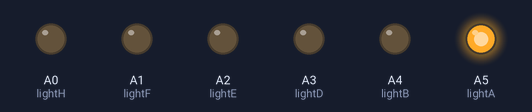
The sketch below on a simulated Arduino Uno, built with avr-gcc and run on an emulated ATmega328P. Parts: output pins drawn as LEDs (lit = HIGH).

Above: at 0.1 s.
At 8.95 s:
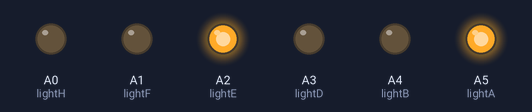
At 19.95 s:
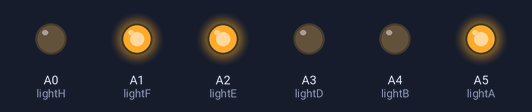
At 39.1 s:
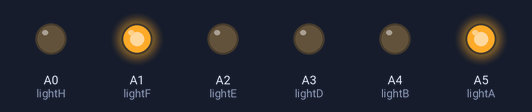
Timing chart, 0 to 40.0 s (numbered marks = the images above):
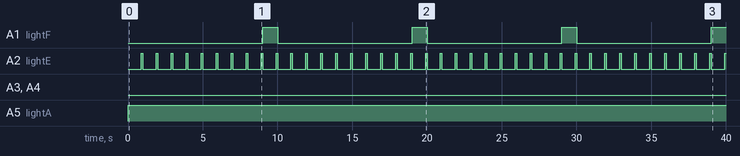

The sketch:

stimulation.ino
```cpp
// USER PARAMETERS

// row A wells
const float periodA = 100; // seconds
const float dutyCycleA = 1.0;

// row B wells
const float periodB = 100; // seconds
const float dutyCycleB = 0.1;

// row C wells dark

// row D wells
const float periodD = 100; // seconds
const float dutyCycleD = 0.01;

// row E wells
const float periodE = 1; // seconds
const float dutyCycleE = 0.1;

// row F wells
const float periodF = 10; // seconds
const float dutyCycleF = 0.1;

// row G wells dark

// row H wells
const float periodH = 200; // seconds
const float dutyCycleH = 0.1;


// SYSTEM PARAMETERS

// define pins
const int lightA = A5;
const int lightB = A4;
const int lightD = A3;
const int lightE = A2;
const int lightF = A1;
const int lightH = A0;

// on/off durations for each light
const unsigned long onDurationA = (periodA * 1000) * dutyCycleA;
const unsigned long offDurationA = (periodA * 1000) - onDurationA;

const unsigned long onDurationB = (periodB * 1000) * dutyCycleB;
const unsigned long offDurationB = (periodB * 1000) - onDurationB;

const unsigned long onDurationD = (periodD * 1000) * dutyCycleD;
const unsigned long offDurationD = (periodD * 1000) - onDurationD;

const unsigned long onDurationE = (periodE * 1000) * dutyCycleE;
const unsigned long offDurationE = (periodE * 1000) - onDurationE;

const unsigned long onDurationF = (periodF * 1000) * dutyCycleF;
const unsigned long offDurationF = (periodF * 1000) - onDurationF;

const unsigned long onDurationH = (periodH * 1000) * dutyCycleH;
const unsigned long offDurationH = (periodH * 1000) - onDurationH;

// light toggle times
unsigned long previousMillisA = 0;
unsigned long previousMillisB = 0;
unsigned long previousMillisD = 0;
unsigned long previousMillisE = 0;
unsigned long previousMillisF = 0;
unsigned long previousMillisH = 0;

// light states
bool lightStateA = false;
bool lightStateB = false;
bool lightStateD = false;
bool lightStateE = false;
bool lightStateF = false;
bool lightStateH = false;

void setup() {
  // set light pins as output
  pinMode(lightA, OUTPUT);
  pinMode(lightB, OUTPUT);
  pinMode(lightD, OUTPUT);
  pinMode(lightE, OUTPUT);
  pinMode(lightF, OUTPUT);
  pinMode(lightH, OUTPUT);

  // turn all lights off initially
  digitalWrite(lightA, LOW);
  digitalWrite(lightB, LOW);
  digitalWrite(lightD, LOW);
  digitalWrite(lightE, LOW);
  digitalWrite(lightF, LOW);
  digitalWrite(lightH, LOW);

}


void loop() {

  // light A control
  unsigned long currentMillis = millis();
  if (lightStateA && (currentMillis - previousMillisA >= onDurationA)) {
    lightStateA = false;
    digitalWrite(lightA, LOW);
    previousMillisA = currentMillis;
  } else if (!lightStateA && (currentMillis - previousMillisA >= offDurationA)) {
    lightStateA = true;
    digitalWrite(lightA, HIGH);
    previousMillisA = currentMillis;
  }

  // light B control
  currentMillis = millis();
  if (lightStateB && (currentMillis - previousMillisB >= onDurationB)) {
    lightStateB = false;
    digitalWrite(lightB, LOW);
    previousMillisB = currentMillis;
  } else if (!lightStateB && (currentMillis - previousMillisB >= offDurationB)) {
    lightStateB = true;
    digitalWrite(lightB, HIGH);
    previousMillisB = currentMillis;
  }

  // light D control
  currentMillis = millis();
  if (lightStateD && (currentMillis - previousMillisD >= onDurationD)) {
    lightStateD = false;
    digitalWrite(lightD, LOW);
    previousMillisD = currentMillis;
  } else if (!lightStateD && (currentMillis - previousMillisD >= offDurationD)) {
    lightStateD = true;
    digitalWrite(lightD, HIGH);
    previousMillisD = currentMillis;
  }

  // light E control
  currentMillis = millis();
  if (lightStateE && (currentMillis - previousMillisE >= onDurationE)) {
    lightStateE = false;
    digitalWrite(lightE, LOW);
    previousMillisE = currentMillis;
  } else if (!lightStateE && (currentMillis - previousMillisE >= offDurationE)) {
    lightStateE = true;
    digitalWrite(lightE, HIGH);
    previousMillisE = currentMillis;
  }

  // light F control
  currentMillis = millis();
  if (lightStateF && (currentMillis - previousMillisF >= onDurationF)) {
    lightStateF = false;
    digitalWrite(lightF, LOW);
    previousMillisF = currentMillis;
  } else if (!lightStateF && (currentMillis - previousMillisF >= offDurationF)) {
    lightStateF = true;
    digitalWrite(lightF, HIGH);
    previousMillisF = currentMillis;
  }

  // light H control
  currentMillis = millis();
  if (lightStateH && (currentMillis - previousMillisH >= onDurationH)) {
    lightStateH = false;
    digitalWrite(lightH, LOW);
    previousMillisH = currentMillis;
  } else if (!lightStateH && (currentMillis - previousMillisH >= offDurationH)) {
    lightStateH = true;
    digitalWrite(lightH, HIGH);
    previousMillisH = currentMillis;
  }

}
```

Measured:
- by itself, A1 (lightF): alternates HIGH for 1.0 s and LOW for 9.0 s
- by itself, A2 (lightE): alternates HIGH for 0.10 s and LOW for 0.90 s
- by itself, A5 (lightA): LOW → HIGH at 0.00 s
